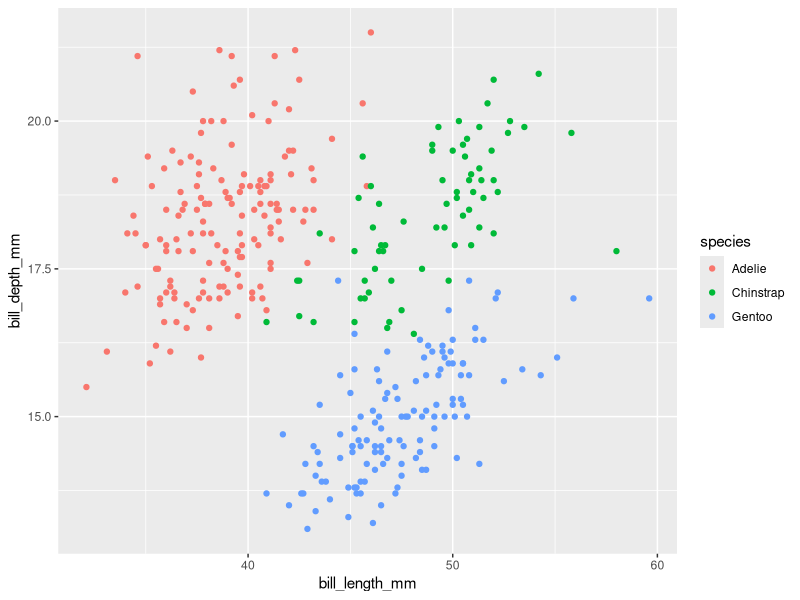
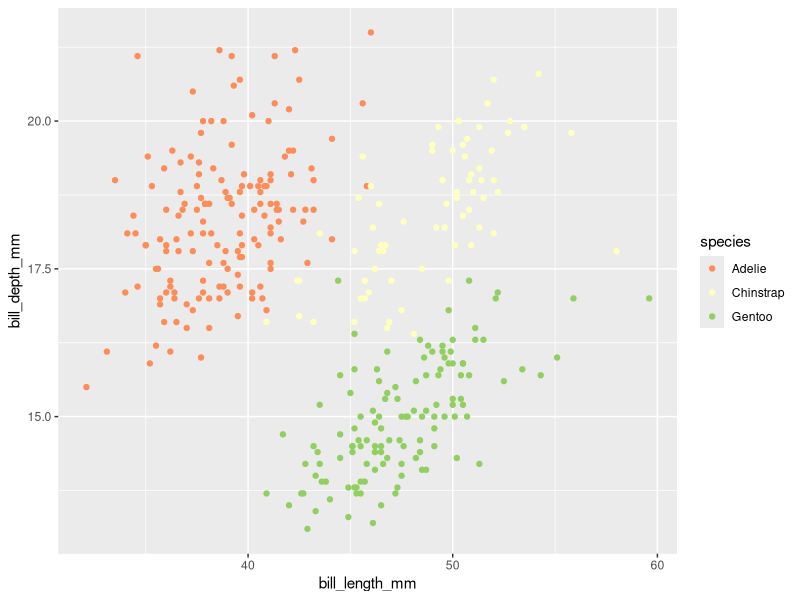
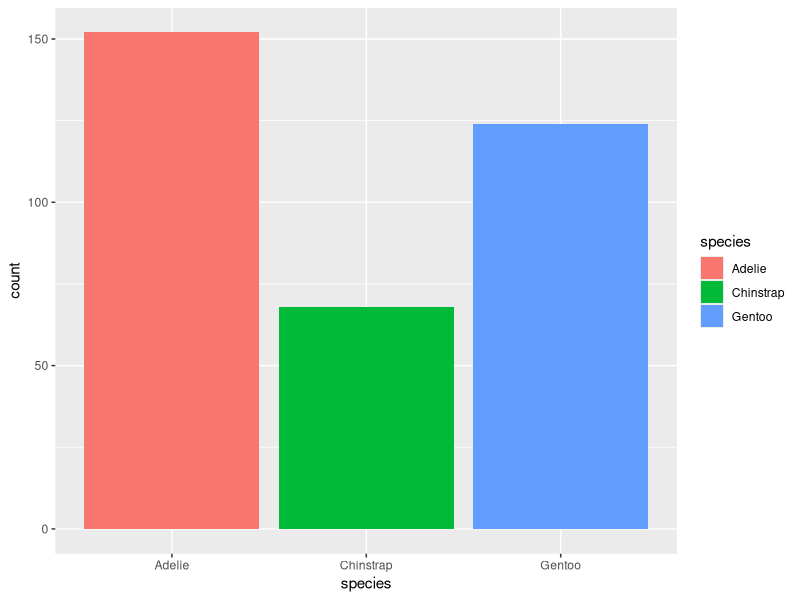
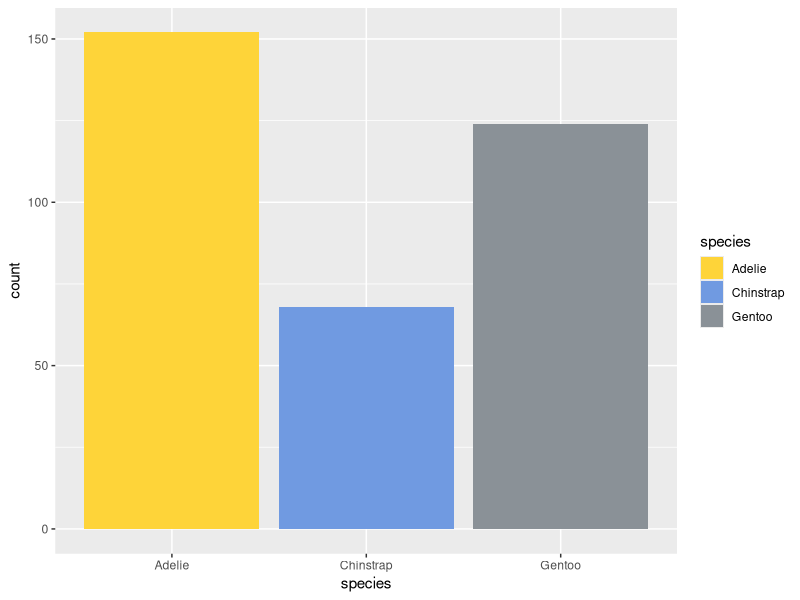
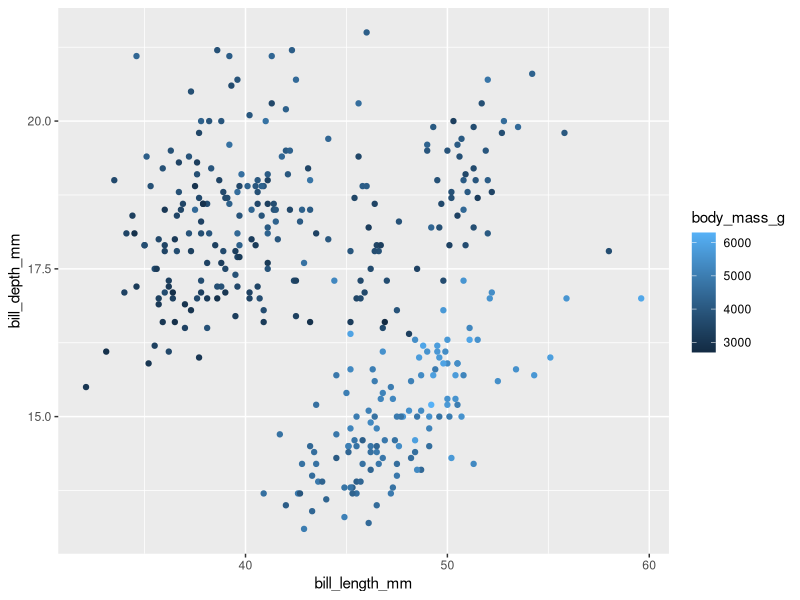
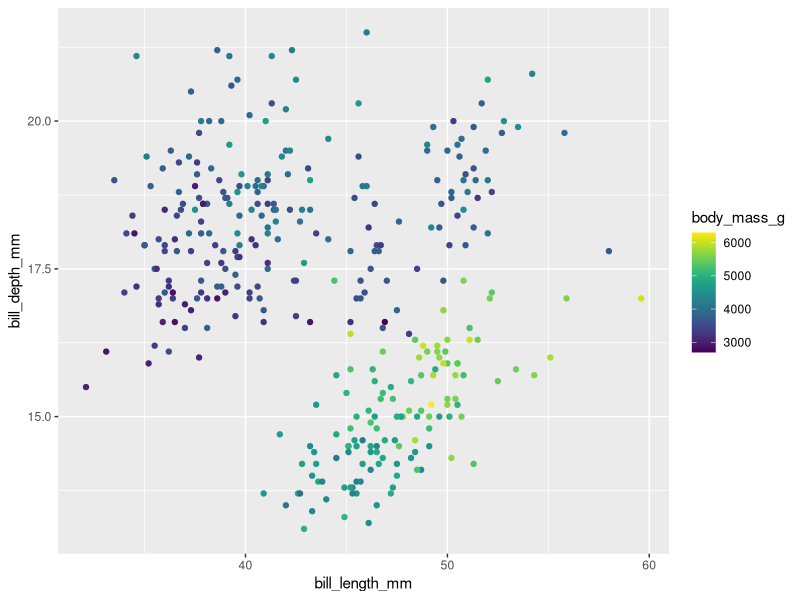

The R script that drew these images, in order:
## ---- chunk 1
# load in package
library(palmerpenguins)

# assign penguins data to an object
data = penguins
## ---- chunk 2
# load ggplot2
library(ggplot2)

# graph bill length vs depth coloring by species
ggplot(data = penguins, aes(x=bill_length_mm, y=bill_depth_mm, color=species)) + geom_point()
## ---- chunk 3
ggplot(data = penguins, aes(x=bill_length_mm, y=bill_depth_mm, color=species)) + geom_point() +
  scale_color_brewer(palette = "RdYlGn")
## ---- chunk 4
ggplot(data = penguins, aes(x=species)) + geom_bar(aes(fill = species)) 
## ---- chunk 5
# load in ggsci package
library(ggsci)

# add a ggsci
ggplot(data = penguins, aes(x=species)) + geom_bar(aes(fill = species)) + 
  scale_fill_simpsons()
## ---- chunk 6
ggplot(data = penguins, aes(x=bill_length_mm, y=bill_depth_mm, color=body_mass_g)) + geom_point()
## ---- chunk 7
# load in viridis package
library(viridis)
ggplot(data = penguins, aes(x=bill_length_mm, y=bill_depth_mm, color=body_mass_g)) + geom_point() + 
  scale_color_viridis() 

